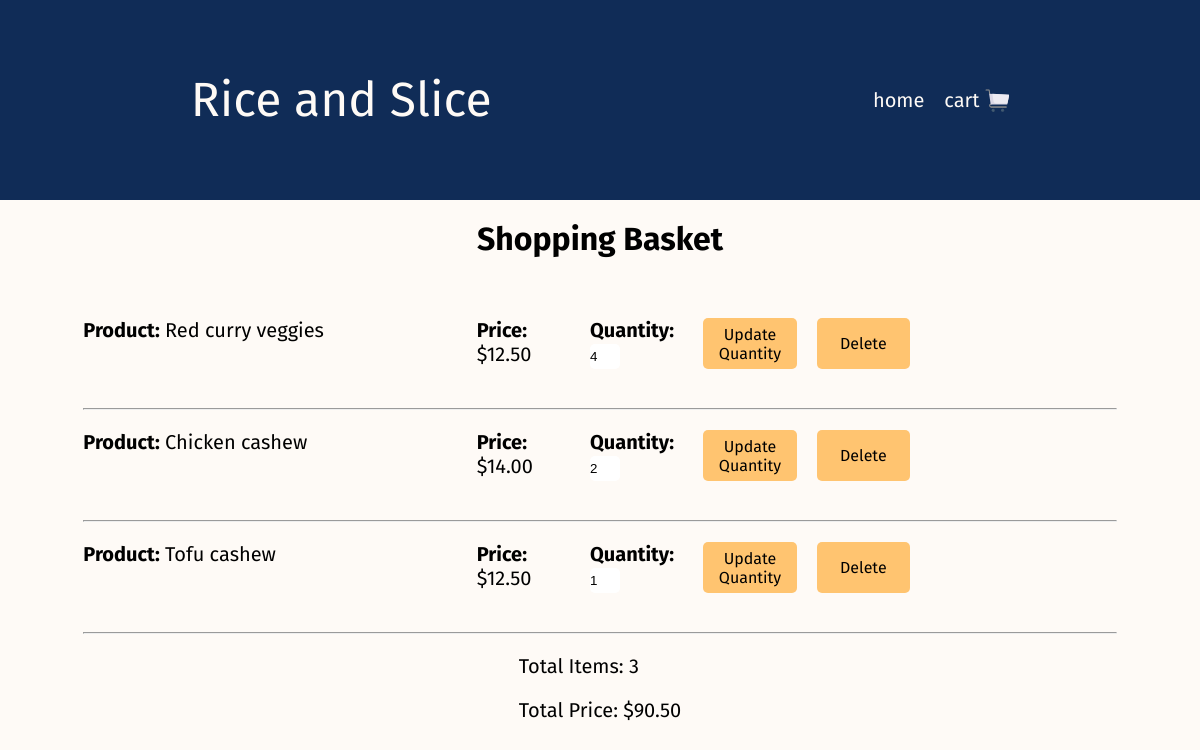
Screenshot of /myrestaurant/basket/ with the database file from the repository.
### myrestaurant/models.py (models this page shows, shortened)
class BasketItem(models.Model):
    basket = models.ForeignKey('Basket', related_name='items', on_delete=models.CASCADE)
    product = models.ForeignKey(Product, related_name='basket_items', on_delete=models.CASCADE)
    quantity = models.PositiveIntegerField(default=1)

class Product(models.Model):
    name = models.CharField(max_length=100)
    price = models.DecimalField(max_digits=10, decimal_places=2)
    nuts = models.BooleanField()
    image = models.URLField()
    vegetarian = models.BooleanField()
    spiciness = models.IntegerField()
    category = models.ForeignKey(Category, on_delete=models.CASCADE, related_name='products')

### myrestaurant/views.py (the view)
# urls.py: path('myrestaurant/basket/', views.view_basket, name='basket'),
def view_basket(request):
    basket, created = Basket.objects.get_or_create(name='Default Basket')
    items = basket.items.all()
    total_items = items.count()
    total_price = sum(item.product.price * item.quantity for item in items)
    context = {
        'basket': basket,
        'items': items,
        'total_items': total_items,
        'total_price': total_price,
    }
    return render(request, 'myrestaurant/basket.html', context)

### myrestaurant/templates/myrestaurant/basket.html (shortened to what this page needs)
{% load static %}
<!DOCTYPE html>
<html>
<head>
    <link rel="stylesheet" href="{% static 'css/style.css' %}">
</head>
<body>
    <header>
        <a class="logo" href="{% url 'category-list' %}">Rice and Slice</a>
        <div>
            <a class="home" href="{% url 'category-list' %}">home</a>
            <span>
                <a class="cart-a" href="">cart</a>
            </span>
        </div>
    </header>
    <h1 style="padding-bottom: 40px; padding-top: 20px;">Shopping Basket</h1>
    <ul class="ordered-box">
        <form method="POST" action="{% url 'update-basket' %}">
            {% for item in items %}
                <li class="ordered-item">
                   <p><span>Product:</span> {{ item.product.name }}</p>
                    <p><span>Price: </span>${{ item.product.price }}</p>
                    <span>
                     <p>Quantity: </p>
                    <input type="number" name="quantity_{{ item.id }}" value="{{ item.quantity }}" min="1" max="10" style="background-color: white;">
                </span>
                    <button class="btn" type="submit" name="update_quantity" value="{{ item.id }}">Update Quantity</button>
                    <button class="btn" type="submit" name="delete_item" value="{{ item.id }}">Delete</button><br>
                </li>
                <hr>
            {% empty %}
                <li>Your basket is empty.</li>
            {% endfor %}
        </form>
    </ul>
    <div class="total-box">
    <p class="total">Total Items: {{ total_items }}</p>
    <p class="total">Total Price: ${{ total_price }}</p>
</div>
</body>
</html>

### myrestaurant/static/css/style.css (style rules this page uses)
* { margin: 0; padding: 0; box-sizing: border-box; }
body { display: flex; flex-direction: column; justify-content: center; align-items: center; background-color: #FEFAF6; font-family: "Fira Sans", sans-serif; }
header { width: 100%; display: flex; justify-content: space-around; align-items: center; height: 200px; background-color: rgb(16, 44, 87); }
header div { display: flex; gap: 20px; }
header span { display: flex; width: 65px; gap: 5px; }
.logo { color: #FEFAF6; list-style: none; text-decoration: none; font-size: 48px; }
.cart-a, .home { color: #FEFAF6; list-style: none; text-decoration: none; font-size: 20px; }
input { border-radius: 5px; width: 30px; height: 25px; border:none; background-color: #DAD3BE; }
.ordered-box { display: flex; justify-content: center; align-items: center; }
.ordered-item p { font-size: 20px; }
.ordered-item { display: grid; grid-template-columns: 4fr repeat(4, 1fr); gap: 20px; width: 80%; padding-top: 20px; }
.ordered-item span { font-size: 20px; font-weight: 700; }
.btn { border: none; background-color: #FFC470; font-family: "Fira Sans", sans-serif; font-size: 16px; border-radius: 5px; }
.total { font-size: 20px; padding-top: 20px; }

### rows the page displays
BasketItem: product.name "Red curry veggies", product.price "12.50", quantity "4", {{ item.id }} 20 (drawn)
BasketItem: product.name "Chicken cashew", product.price "14.00", quantity "2", {{ item.id }} 21 (drawn)
BasketItem: product.name "Tofu cashew", product.price "12.50", quantity "1", {{ item.id }} 23 (drawn)

### other values shown
{{ total_items }} "3"
{{ total_price }} "90.50"
